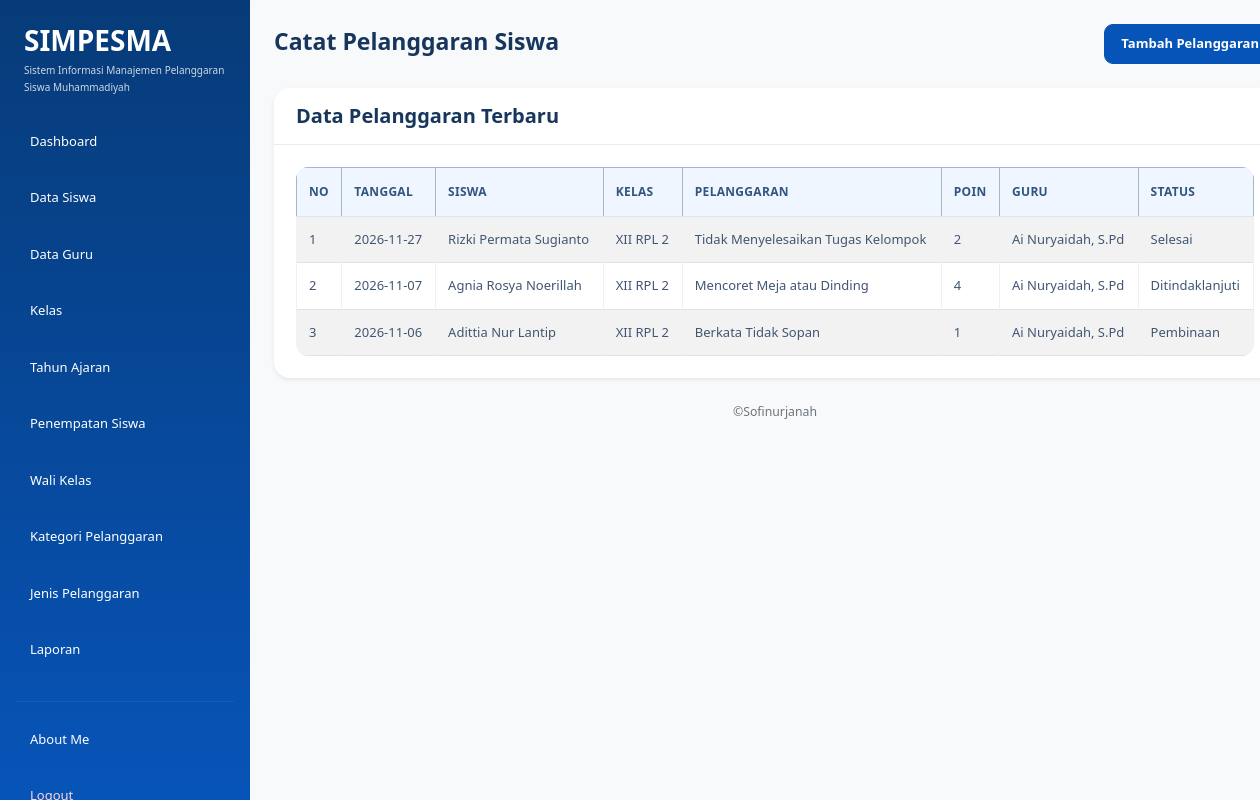
The app's page /catat_pelanggaran.php (signed in), older data.
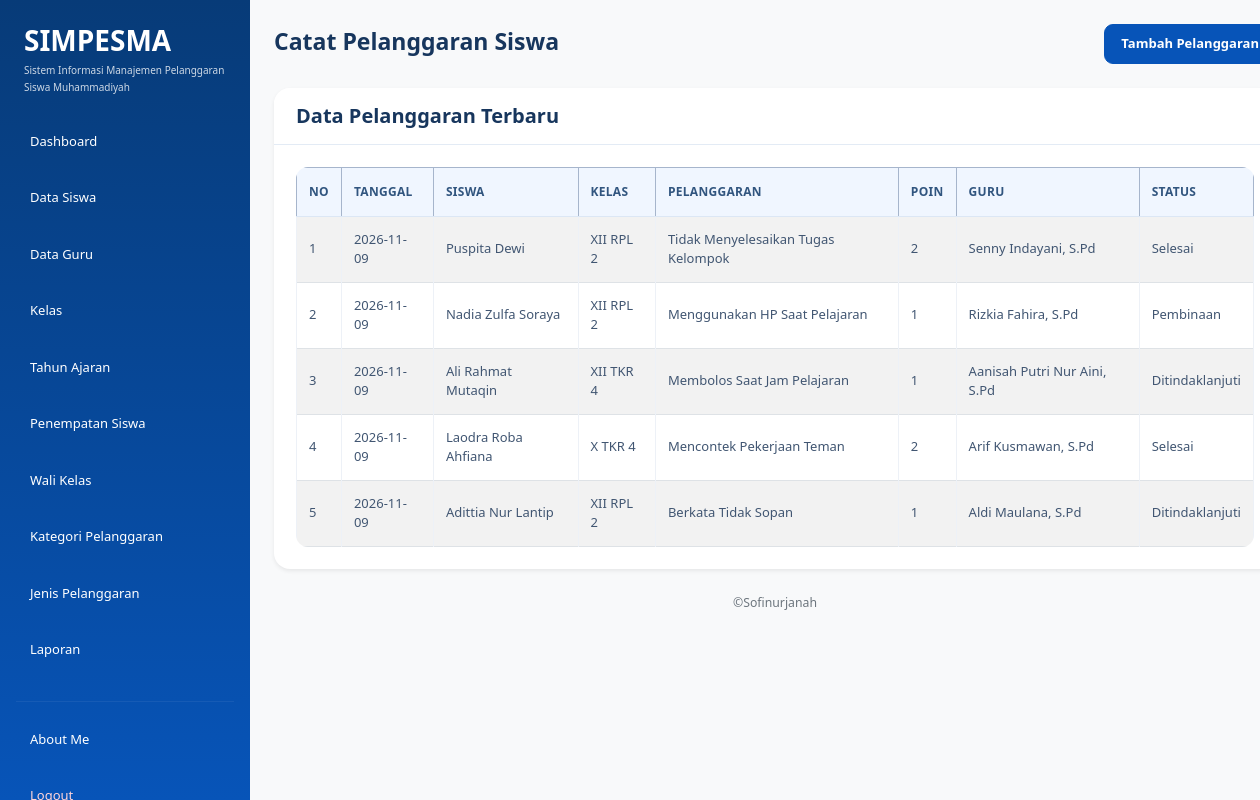
The same page, newer data.
### tables this page shows
CREATE TABLE `t_pelanggaran_siswa` (
  `id` int(11) NOT NULL,
  `tahun_ajaran_id` int(11) NOT NULL,
  `siswa_id` int(11) NOT NULL,
  `nama_siswa` varchar(150) NOT NULL,
  `kelas_id` int(11) NOT NULL,
  `nama_kelas` varchar(100) NOT NULL,
  `pelanggaran_id` int(11) NOT NULL,
  `nama_pelanggaran` varchar(150) NOT NULL,
  `pelanggaran_kategori_id` int(11) NOT NULL,
  `guru_id` int(11) NOT NULL,
  `nama_guru` varchar(150) NOT NULL,
  `tanggal` date NOT NULL,
  `keterangan` text NOT NULL,
  `poin` int(11) NOT NULL,
  `tindakan` text NOT NULL,
  `status` varchar(30) NOT NULL,
  `created_at` timestamp NOT NULL DEFAULT current_timestamp(),
  `updated_at` timestamp NOT NULL DEFAULT current_timestamp()
);

### catat_pelanggaran.php (the view, shortened to what this page needs)
<?php
include "config/koneksi.php";
$role = $_SESSION['role'];
?>
<!DOCTYPE html>
<html lang="id">
<head>
    <link
        href="https://cdn.jsdelivr.net/npm/bootstrap@5.3.8/dist/css/bootstrap.min.css"
        rel="stylesheet"
    >
    <link
        href="https://cdn.datatables.net/3.1.4/css/dataTables.dataTables.min.css"
        rel="stylesheet"
    >
    <link rel="stylesheet" href="style.css">
</head>
<body class="bg-light">
<div class="container-fluid">
    <div class="row min-vh-100">
        <aside class="col-md-3 col-lg-2 min-vh-100 p-3"
               style="background-color: #30318B;">
            <div class="mb-4 px-2">
                <h3 class="text-white mb-1 fw-bold">
                    SIMPESMA
                </h3>
                <p class="text-white mb-0" style="font-size: 10px; line-height: 1.7; opacity: 0.8;">
                    Sistem Informasi Manajemen
                    Pelanggaran Siswa Muhammadiyah
                </p>
            </div>
            <ul class="nav nav-pills flex-column">
                <li class="nav-item mb-2">
                    <a href="dashboard.php" class="nav-link text-white">
                        Dashboard
                    </a>
                </li>
                <?php if ($role == 'admin') { ?>
                    <li class="nav-item mb-2">
                        <a href="data_siswa.php" class="nav-link text-white">
                            Data Siswa
                        </a>
                    </li>
                    <li class="nav-item mb-2">
                        <a href="data_guru.php" class="nav-link text-white">
                            Data Guru
                        </a>
                    </li>
                    <li class="nav-item mb-2">
                        <a href="data_kelas.php" class="nav-link text-white">
                            Kelas
                        </a>
                    </li>
                    <li class="nav-item mb-2">
                        <a href="data_tahun_ajaran.php" class="nav-link text-white">
                            Tahun Ajaran
                        </a>
                    </li>
                    <li class="nav-item mb-2">
                        <a href="penempatan_siswa.php" class="nav-link text-white">
                            Penempatan Siswa
                        </a>
                    </li>
                    <li class="nav-item mb-2">
                        <a href="wali_kelas.php" class="nav-link text-white">
                            Wali Kelas
                        </a>
                    </li>
                    <li class="nav-item mb-2">
                        <a href="kategori_pelanggaran.php" class="nav-link text-white">
                            Kategori Pelanggaran
                        </a>
                    </li>
                    <li class="nav-item mb-2">
                        <a href="jenis_pelanggaran.php" class="nav-link text-white">
                            Jenis Pelanggaran
                        </a>
                    </li>
                    <li class="nav-item mb-2">
                        <a href="laporan.php" class="nav-link text-white">
                            Laporan
                        </a>
                    </li>
                <?php } ?>
                <hr class="text-white-50">
                <li class="nav-item mb-2">
                    <a href="about_me.php" class="nav-link text-white">
                        About Me
                    </a>
                </li>
                <li class="nav-item">
                    <a href="logout.php" class="nav-link text-danger">
                    </a>
                </li>
            </ul>
        </aside>
        <main class="col-md-9 col-lg-10 p-4">
            <div class="d-flex flex-wrap justify-content-between align-items-center gap-3 mb-4">
                <div>
                    <h2 class="fw-bold mb-1">
                        Catat Pelanggaran Siswa
                    </h2>
                </div>
                <button
                    type="button"
                    class="btn btn-primary"
                    data-bs-toggle="modal"
                    data-bs-target="#modalPelanggaran">
                    Tambah Pelanggaran
                </button>
            </div>
            <div class="card border-0 shadow-sm">
                <div class="card-header bg-white py-3">
                    <h5 class="mb-0">Data Pelanggaran Terbaru</h5>
                </div>
                <div class="card-body">
                    <div class="table-responsive">
                        <table id="example"
                               class="table table-bordered table-striped table-hover align-middle mb-0">
                            <thead class="table-primary">
                                <tr>
                                    <th>No</th>
                                    <th>Tanggal</th>
                                    <th>Siswa</th>
                                    <th>Kelas</th>
                                    <th>Pelanggaran</th>
                                    <th>Poin</th>
                                    <th>Guru</th>
                                    <th>Status</th>
                                </tr>
                            </thead>
                            <tbody>
                                <?php
                                $query_data = mysqli_query($koneksi, "
                                    SELECT *
                                    FROM t_pelanggaran_siswa
                                    ORDER BY id DESC
                                ");
                                $no = 1;
                                if ($query_data && mysqli_num_rows($query_data) > 0) {
                                    while ($row = mysqli_fetch_assoc($query_data)) {
                                ?>
                                    <tr>
                                        <td><?php echo $no++; ?></td>
                                        <td><?php echo htmlspecialchars($row['tanggal']); ?></td>
                                        <td><?php echo htmlspecialchars($row['nama_siswa']); ?></td>
                                        <td><?php echo htmlspecialchars($row['nama_kelas']); ?></td>
                                        <td><?php echo htmlspecialchars($row['nama_pelanggaran']); ?></td>
                                        <td><?php echo htmlspecialchars($row['poin']); ?></td>
                                        <td><?php echo htmlspecialchars($row['nama_guru']); ?></td>
                                        <td><?php echo htmlspecialchars($row['status']); ?></td>
                                    </tr>
                                <?php
                                    }
                                }
                                ?>
                            </tbody>
                        </table>
                    </div>
                </div>
            </div>
            <p class="text-center text-secondary small mt-4">
                ©Sofinurjanah
            </p>
        </main>
    </div>
</div>
</body>
</html>

### style.css (style rules this page uses)
:root { --primary: #0754b8; --primary-dark: #073b78; --primary-light: #eaf3ff; --background: #f5f9ff; --white: #ffffff; --text: #17365d; --muted: #71829a; --border: #e3ebf5; --success: #198754; --danger: #dc3545; --radius: 16px; }
* { box-sizing: border-box; }
body { margin: 0; font-family: "Segoe UI", Arial, sans-serif; background: var(--background); color: var(--text); font-size: 14px; }
h1, h2, h3, h4, h5 { color: var(--text); font-weight: 700; }
a { text-decoration: none; }
aside, .sidebar, .col-lg-2.min-vh-100, .col-md-3.col-lg-2.min-vh-100 { background: linear-gradient( 180deg, #073b78 0%, #0754b8 100% ) !important; }
.col-lg-2.min-vh-100, .col-md-3.col-lg-2.min-vh-100 { padding: 24px 16px !important; }
.nav-pills .nav-link { color: #dceaff; padding: 12px 14px; margin-bottom: 5px; border-radius: 10px; font-size: 13px; font-weight: 500; transition: all 0.2s ease; }
.nav-pills .nav-link.text-danger { color: #ffd5d9 !important; }
hr { border-color: rgba(255, 255, 255, 0.25); }
main { min-width: 0; padding: 32px !important; }
main h2 { font-size: 23px; }
main p { color: var(--muted); line-height: 1.7; }
.container-fluid { padding-left: 0; padding-right: 0; }
.row { margin-right: 0; margin-left: 0; }
.card { border: 1px solid var(--border); border-radius: var(--radius); background: var(--white); box-shadow: 0 5px 22px rgba(22, 63, 115, 0.045); transition: box-shadow 0.2s ease, transform 0.2s ease; }
.card-header { background: #ffffff; border-bottom: 1px solid var(--border); padding: 18px 22px; border-radius: var(--radius) var(--radius) 0 0 !important; font-weight: 700; color: var(--text); }
.card-body { padding: 22px; }
.btn { border-radius: 9px; padding: 9px 16px; font-weight: 600; font-size: 13px; transition: all 0.2s ease; }
.btn-primary { color: #fff; background: var(--primary); border-color: var(--primary); }
.table-responsive { border-radius: 12px; }
.table { margin-bottom: 0; vertical-align: middle; font-size: 13px; }
.table thead th, .table th { background: #f0f6ff; color: #31557f; font-size: 12px; font-weight: 700; text-transform: uppercase; letter-spacing: 0.3px; border-bottom: 1px solid #dce7f5; padding: 15px 12px; white-space: nowrap; }
.table tbody td { color: #415672; padding: 13px 12px; border-color: #edf1f7; }
@media (min-width: 768px) { .col-md-3.col-lg-2.min-vh-100, .col-lg-2.min-vh-100, aside.sidebar { position: fixed !important; top: 0; left: 0; bottom: 0; width: 250px; height: 100vh; overflow-y: auto; z-index: 1000; } }
@media (min-width: 768px) { main { margin-left: 250px; width: calc(100% - 250px); } }

Row changes from the older to the newer data that the page shows:
removed t_pelanggaran_siswa: tanggal "2026-11-27", nama_siswa "Rizki Permata Sugianto", nama_kelas "XII RPL 2", nama_pelanggaran "Tidak Menyelesaikan Tugas Kelompok", poin "2", nama_guru "Ai Nuryaidah, S.Pd", status "Selesai"
removed t_pelanggaran_siswa: tanggal "2026-11-07", nama_siswa "Agnia Rosya Noerillah", nama_kelas "XII RPL 2", nama_pelanggaran "Mencoret Meja atau Dinding", poin "4", nama_guru "Ai Nuryaidah, S.Pd", status "Ditindaklanjuti"
removed t_pelanggaran_siswa: tanggal "2026-11-06", nama_siswa "Adittia Nur Lantip", nama_kelas "XII RPL 2", nama_pelanggaran "Berkata Tidak Sopan", poin "1", nama_guru "Ai Nuryaidah, S.Pd", status "Pembinaan"
added t_pelanggaran_siswa: tanggal "2026-11-09", nama_siswa "Puspita Dewi", nama_kelas "XII RPL 2", nama_pelanggaran "Tidak Menyelesaikan Tugas Kelompok", poin "2", nama_guru "Senny Indayani, S.Pd", status "Selesai"
added t_pelanggaran_siswa: tanggal "2026-11-09", nama_siswa "Nadia Zulfa Soraya", nama_kelas "XII RPL 2", nama_pelanggaran "Menggunakan HP Saat Pelajaran", poin "1", nama_guru "Rizkia Fahira, S.Pd", status "Pembinaan"
added t_pelanggaran_siswa: tanggal "2026-11-09", nama_siswa "Ali Rahmat Mutaqin", nama_kelas "XII TKR 4", nama_pelanggaran "Membolos Saat Jam Pelajaran", poin "1", nama_guru "Aanisah Putri Nur Aini, S.Pd", status "Ditindaklanjuti"
added t_pelanggaran_siswa: tanggal "2026-11-09", nama_siswa "Laodra Roba Ahfiana", nama_kelas "X TKR 4", nama_pelanggaran "Mencontek Pekerjaan Teman", poin "2", nama_guru "Arif Kusmawan, S.Pd", status "Selesai"
added t_pelanggaran_siswa: tanggal "2026-11-09", nama_siswa "Adittia Nur Lantip", nama_kelas "XII RPL 2", nama_pelanggaran "Berkata Tidak Sopan", poin "1", nama_guru "Aldi Maulana, S.Pd", status "Ditindaklanjuti"
